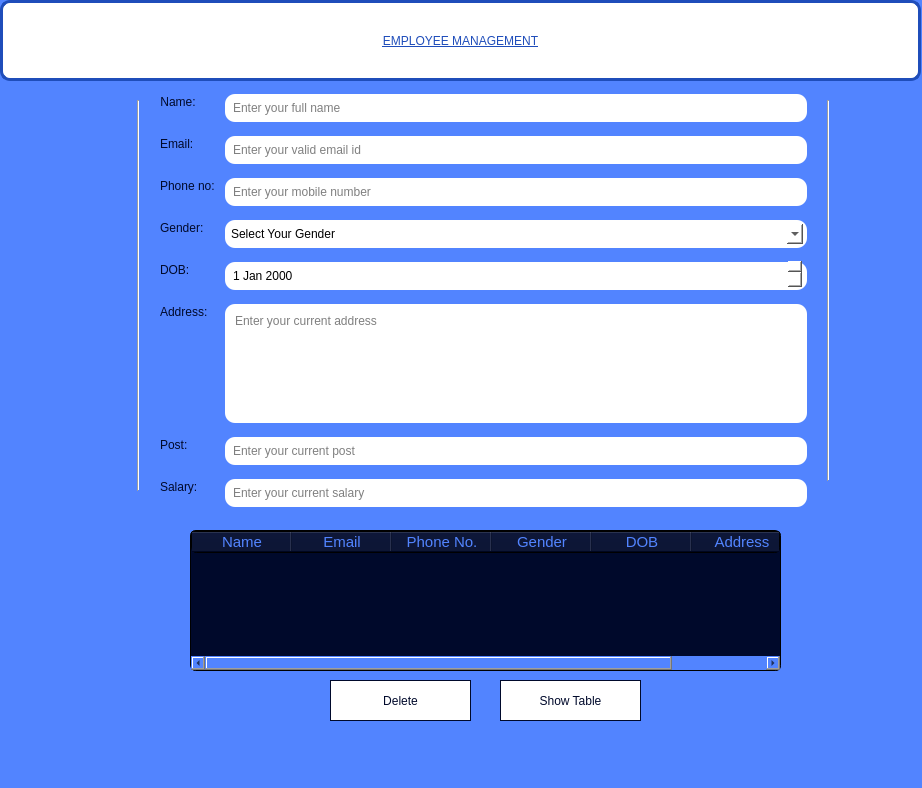
<?xml version="1.0" encoding="UTF-8"?>
<ui version="4.0">
 <class>Form</class>
 <widget class="QWidget" name="Form">
  <property name="geometry">
   <rect>
    <x>0</x>
    <y>0</y>
    <width>922</width>
    <height>788</height>
   </rect>
  </property>
  <property name="windowTitle">
   <string>Form</string>
  </property>
  <property name="styleSheet">
   <string notr="true">background-color: rgb(82, 132, 255);</string>
  </property>
  <widget class="Line" name="line_2">
   <property name="geometry">
    <rect>
     <x>820</x>
     <y>100</y>
     <width>16</width>
     <height>381</height>
    </rect>
   </property>
   <property name="styleSheet">
    <string notr="true">color: rgb(255, 255, 255);
background-color: none;</string>
   </property>
   <property name="orientation">
    <enum>Qt::Vertical</enum>
   </property>
  </widget>
  <widget class="QLabel" name="label_3">
   <property name="geometry">
    <rect>
     <x>470</x>
     <y>500</y>
     <width>471</width>
     <height>251</height>
    </rect>
   </property>
   <property name="text">
    <string/>
   </property>
   <property name="pixmap">
    <pixmap>../../OneDrive/Desktop/temp12.png</pixmap>
   </property>
   <property name="scaledContents">
    <bool>true</bool>
   </property>
  </widget>
  <widget class="QWidget" name="formLayoutWidget_2">
   <property name="geometry">
    <rect>
     <x>160</x>
     <y>90</y>
     <width>651</width>
     <height>421</height>
    </rect>
   </property>
   <layout class="QFormLayout" name="formLayout_5">
    <item row="0" column="0">
     <widget class="QLabel" name="label_34">
      <property name="styleSheet">
       <string notr="true">color: rgb(0, 9, 43);
font: 10pt &quot;Arial Rounded MT Bold&quot;;
</string>
      </property>
      <property name="text">
       <string>Name:</string>
      </property>
      <property name="alignment">
       <set>Qt::AlignCenter</set>
      </property>
     </widget>
    </item>
    <item row="0" column="1">
     <widget class="QLineEdit" name="txtName">
      <property name="styleSheet">
       <string notr="true">background-color: rgb(255, 255, 255);
margin: 4px;
padding: 6px;
border:none;
border-radius: 10px;</string>
      </property>
      <property name="placeholderText">
       <string>Enter your full name</string>
      </property>
     </widget>
    </item>
    <item row="1" column="0">
     <widget class="QLabel" name="label_35">
      <property name="styleSheet">
       <string notr="true">color: rgb(0, 9, 43);
font: 10pt &quot;Arial Rounded MT Bold&quot;;
</string>
      </property>
      <property name="text">
       <string>Email:</string>
      </property>
     </widget>
    </item>
    <item row="1" column="1">
     <widget class="QLineEdit" name="txtEmail">
      <property name="styleSheet">
       <string notr="true">background-color: rgb(255, 255, 255);
margin: 4px;
padding: 6px;
border:none;
border-radius: 10px;</string>
      </property>
      <property name="placeholderText">
       <string>Enter your valid email id</string>
      </property>
     </widget>
    </item>
    <item row="2" column="0">
     <widget class="QLabel" name="label_36">
      <property name="styleSheet">
       <string notr="true">color: rgb(0, 9, 43);
font: 10pt &quot;Arial Rounded MT Bold&quot;;
</string>
      </property>
      <property name="text">
       <string>Phone no:</string>
      </property>
     </widget>
    </item>
    <item row="2" column="1">
     <widget class="QLineEdit" name="txtMobileno">
      <property name="styleSheet">
       <string notr="true">background-color: rgb(255, 255, 255);
margin: 4px;
padding: 6px;
border:none;
border-radius: 10px;</string>
      </property>
      <property name="placeholderText">
       <string>Enter your mobile number</string>
      </property>
     </widget>
    </item>
    <item row="3" column="0">
     <widget class="QLabel" name="label_37">
      <property name="styleSheet">
       <string notr="true">color: rgb(0, 9, 43);
font: 10pt &quot;Arial Rounded MT Bold&quot;;
</string>
      </property>
      <property name="text">
       <string>Gender:</string>
      </property>
     </widget>
    </item>
    <item row="3" column="1">
     <widget class="QComboBox" name="txtCombobox">
      <property name="styleSheet">
       <string notr="true">background-color: rgb(255, 255, 255);
margin: 4px;
padding: 6px;
border:none;
border-radius: 10px;</string>
      </property>
      <item>
       <property name="text">
        <string>Select Your Gender</string>
       </property>
      </item>
      <item>
       <property name="text">
        <string>Male</string>
       </property>
      </item>
      <item>
       <property name="text">
        <string>Female</string>
       </property>
      </item>
      <item>
       <property name="text">
        <string>Others</string>
       </property>
      </item>
     </widget>
    </item>
    <item row="4" column="0">
     <widget class="QLabel" name="label_38">
      <property name="styleSheet">
       <string notr="true">color: rgb(0, 9, 43);
font: 10pt &quot;Arial Rounded MT Bold&quot;;
</string>
      </property>
      <property name="text">
       <string>DOB:</string>
      </property>
     </widget>
    </item>
    <item row="4" column="1">
     <widget class="QDateEdit" name="txtDate">
      <property name="styleSheet">
       <string notr="true">background-color: rgb(255, 255, 255);
margin: 4px;
padding: 6px;
border:none;
border-radius: 10px;</string>
      </property>
     </widget>
    </item>
    <item row="5" column="0">
     <widget class="QLabel" name="label_39">
      <property name="styleSheet">
       <string notr="true">color: rgb(0, 9, 43);
font: 10pt &quot;Arial Rounded MT Bold&quot;;

</string>
      </property>
      <property name="text">
       <string>Address:</string>
      </property>
     </widget>
    </item>
    <item row="5" column="1">
     <widget class="QTextEdit" name="txtAddress">
      <property name="styleSheet">
       <string notr="true">background-color: rgb(255, 255, 255);
margin: 4px;
padding: 6px;
border:none;
border-radius: 10px;</string>
      </property>
      <property name="placeholderText">
       <string>Enter your current address</string>
      </property>
     </widget>
    </item>
    <item row="6" column="0">
     <widget class="QLabel" name="label_40">
      <property name="styleSheet">
       <string notr="true">color: rgb(0, 9, 43);
font: 10pt &quot;Arial Rounded MT Bold&quot;;

</string>
      </property>
      <property name="text">
       <string>Post:</string>
      </property>
     </widget>
    </item>
    <item row="7" column="0">
     <widget class="QLabel" name="label_41">
      <property name="styleSheet">
       <string notr="true">color: rgb(0, 9, 43);
font: 10pt &quot;Arial Rounded MT Bold&quot;;

</string>
      </property>
      <property name="text">
       <string>Salary:</string>
      </property>
     </widget>
    </item>
    <item row="7" column="1">
     <widget class="QLineEdit" name="txtSalary">
      <property name="styleSheet">
       <string notr="true">background-color: rgb(255, 255, 255);
margin: 4px;
padding: 6px;
border:none;
border-radius: 10px;</string>
      </property>
      <property name="placeholderText">
       <string>Enter your current salary</string>
      </property>
     </widget>
    </item>
    <item row="6" column="1">
     <widget class="QLineEdit" name="txtPost">
      <property name="styleSheet">
       <string notr="true">background-color: rgb(255, 255, 255);
margin: 4px;
padding: 6px;
border:none;
border-radius: 10px;</string>
      </property>
      <property name="placeholderText">
       <string>Enter your current post</string>
      </property>
     </widget>
    </item>
   </layout>
  </widget>
  <widget class="QLabel" name="label_42">
   <property name="geometry">
    <rect>
     <x>0</x>
     <y>0</y>
     <width>921</width>
     <height>81</height>
    </rect>
   </property>
   <property name="styleSheet">
    <string notr="true">text-decoration: underline;
color: rgb(31, 77, 186);
font: 25pt &quot;Arial Rounded MT Bold&quot;;
font: 25pt &quot;Times New Roman&quot;;
background-color: rgb(255, 255, 255);
border: 3px solid rgb(31, 77, 186);
border-radius: 10px;
</string>
   </property>
   <property name="text">
    <string>EMPLOYEE MANAGEMENT</string>
   </property>
   <property name="alignment">
    <set>Qt::AlignCenter</set>
   </property>
  </widget>
  <widget class="Line" name="line">
   <property name="geometry">
    <rect>
     <x>130</x>
     <y>100</y>
     <width>16</width>
     <height>391</height>
    </rect>
   </property>
   <property name="styleSheet">
    <string notr="true">color: rgb(255, 255, 255);
background-color: none;</string>
   </property>
   <property name="orientation">
    <enum>Qt::Vertical</enum>
   </property>
  </widget>
  <widget class="QPushButton" name="btnDelete">
   <property name="geometry">
    <rect>
     <x>330</x>
     <y>680</y>
     <width>141</width>
     <height>41</height>
    </rect>
   </property>
   <property name="styleSheet">
    <string notr="true">background-color: rgb(255, 255, 255);
color:  rgb(0, 9, 43);
font: 10pt &quot;Bell MT&quot;;
border: 1px groove rgb(0, 9, 43);</string>
   </property>
   <property name="text">
    <string>Delete</string>
   </property>
  </widget>
  <widget class="QLabel" name="label_43">
   <property name="geometry">
    <rect>
     <x>-90</x>
     <y>440</y>
     <width>971</width>
     <height>351</height>
    </rect>
   </property>
   <property name="text">
    <string/>
   </property>
   <property name="pixmap">
    <pixmap>../../OneDrive/Desktop/tempedit.png</pixmap>
   </property>
   <property name="scaledContents">
    <bool>true</bool>
   </property>
  </widget>
  <widget class="QPushButton" name="btnToggleTable">
   <property name="geometry">
    <rect>
     <x>500</x>
     <y>680</y>
     <width>141</width>
     <height>41</height>
    </rect>
   </property>
   <property name="styleSheet">
    <string notr="true">background-color: rgb(255, 255, 255);
color:  rgb(0, 9, 43);
font: 10pt &quot;Bell MT&quot;;
border: 1px groove rgb(0, 9, 43);
</string>
   </property>
   <property name="text">
    <string>Show Table</string>
   </property>
  </widget>
  <widget class="QTableWidget" name="tableWidget_2">
   <property name="geometry">
    <rect>
     <x>190</x>
     <y>530</y>
     <width>591</width>
     <height>141</height>
    </rect>
   </property>
   <property name="styleSheet">
    <string notr="true">background-color:  rgb(0, 9, 43);
font: 75 8pt &quot;Arial&quot;;
border: 1px groove black;
font: 11pt;
border-radius: 6px;
color: rgb(19, 1, 44);
color: rgb(82, 132, 255);






</string>
   </property>
   <column>
    <property name="text">
     <string>Name</string>
    </property>
   </column>
   <column>
    <property name="text">
     <string>Email</string>
    </property>
   </column>
   <column>
    <property name="text">
     <string>Phone No.</string>
    </property>
   </column>
   <column>
    <property name="text">
     <string>Gender</string>
    </property>
   </column>
   <column>
    <property name="text">
     <string>DOB</string>
    </property>
   </column>
   <column>
    <property name="text">
     <string>Address</string>
    </property>
   </column>
  </widget>
  <zorder>label_43</zorder>
  <zorder>label_3</zorder>
  <zorder>line_2</zorder>
  <zorder>formLayoutWidget_2</zorder>
  <zorder>label_42</zorder>
  <zorder>line</zorder>
  <zorder>btnDelete</zorder>
  <zorder>btnToggleTable</zorder>
  <zorder>tableWidget_2</zorder>
 </widget>
 <resources/>
 <connections/>
</ui>
